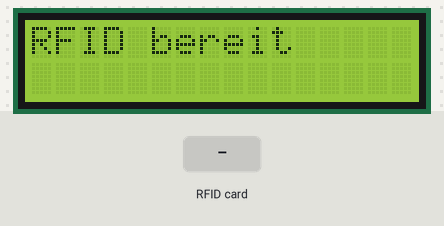
A sketch run on a simulated Arduino Uno, built with avr-gcc and run on an emulated ATmega328P. On the bench: 16×2 character LCD. The test bench sets the inputs (shaded band).

Above: at 1.3 s.
1.4 s: RFID card 5E 7A 19 C4 held to the reader
At 2.2 s:
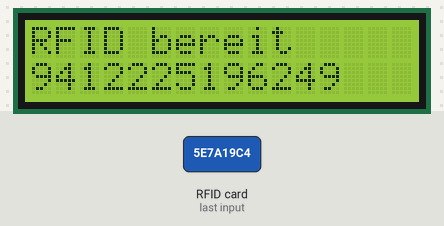
Timing chart, 0 to 4.4 s (numbered marks = the images above; inputs shaded):
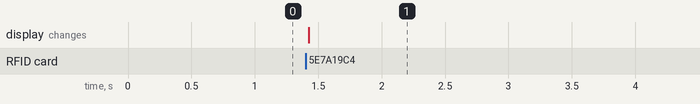

The sketch:

RFID_Display.ino
```cpp
/*******************************************************************
* Original Code: http://www.electrodragon.com/w/File:Rfid-master.zip
*
* Version:  0.1
* Author:   Peremptor
********************************************************************/

// You will only need the additional RFID library copied into your
// library folder, see link above
#include <SPI.h>
#include <RFID.h>
#include <LiquidCrystal.h>

// Pins used to connect the display to the Arduino
LiquidCrystal lcd(7, 6, 5, 4, 3, 2);

// Left-over from original code, SS means SDA
#define SS_PIN 10
#define RST_PIN 9

RFID rfid(SS_PIN, RST_PIN);

// Left-over from original code, variables needed to read the ID of the tag
// Setup variables:
    int serNum0;
    int serNum1;
    int serNum2;
    int serNum3;
    int serNum4;

void setup()
{
  // I deleted the "Serial.begin"-part, after all, I've got a display :)
  SPI.begin();
  rfid.init();

  // The usual display code, say how many figures a row can take
  // and how many lines the display has
  lcd.begin(16,2);
  lcd.clear();      // should be clear *lol*
  lcd.setCursor(0,0);    // set the cursor to figure 1 in row 1 (Computers start at null)
  lcd.print("RFID bereit");   // in English: RFID is ready.
}

void loop()
{

    if (rfid.isCard())
    {
      if (rfid.readCardSerial())
        {
          // get the numbers out of the stream into our variables
          serNum0 = rfid.serNum[0];
          serNum1 = rfid.serNum[1];
          serNum2 = rfid.serNum[2];
          serNum3 = rfid.serNum[3];
          serNum4 = rfid.serNum[4];

          // that's the usual problem with stream, integer and strings,
          // maybe some day I understand why they can't be converted in
          // C++ languages. Until then, I use Visual Basic or print every
          // stupid number on its own...
          lcd.setCursor(0,1);  // set the cursor to figure 1 in row 2
          lcd.print(rfid.serNum[0]);
          lcd.print(rfid.serNum[1]);
          lcd.print(rfid.serNum[2]);
          lcd.print(rfid.serNum[3]);
          lcd.print(rfid.serNum[4]);
                                      // every number has to digits, so your display should show 10 nubmers
          delay(10000);    // wait 10 seconds (or whatever you want if you change it)
          // start from the beginning again
          lcd.clear();
          lcd.setCursor(0,0);
          lcd.print("RFID bereit");
        }
    }

    rfid.halt();  // close the stream
}
// Enjoy!
```

Measured:
- after the input at 1.4 s, the display: changes at once (image 1)
